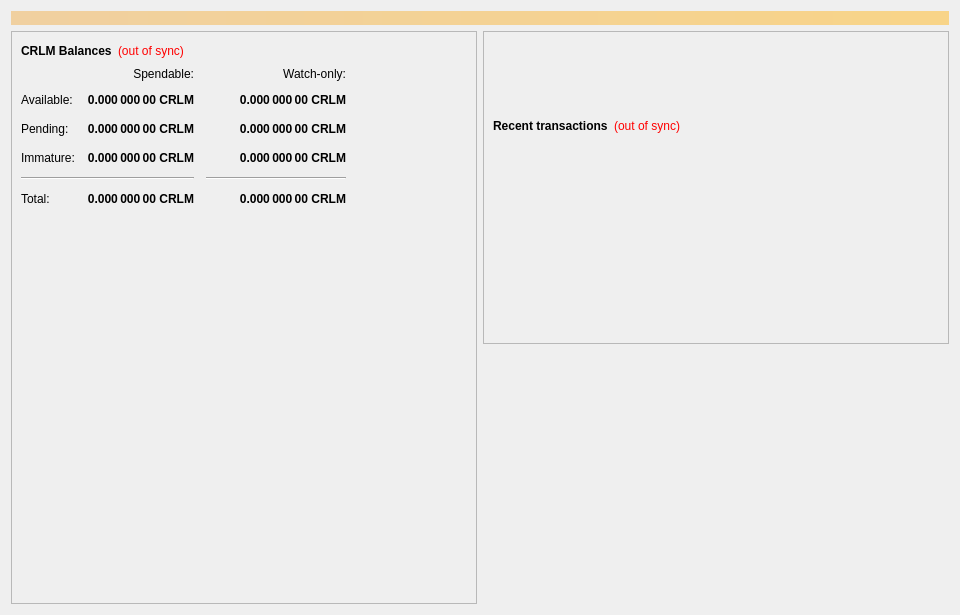
<?xml version="1.0" encoding="UTF-8"?>
<ui version="4.0">
 <class>OverviewPage</class>
 <widget class="QWidget" name="OverviewPage">
  <property name="geometry">
   <rect>
    <x>0</x>
    <y>0</y>
    <width>960</width>
    <height>615</height>
   </rect>
  </property>
  <property name="minimumSize">
   <size>
    <width>960</width>
    <height>0</height>
   </size>
  </property>
  <property name="windowTitle">
   <string>Form</string>
  </property>
  <layout class="QVBoxLayout" name="topLayout">
   <item>
    <widget class="QLabel" name="labelAlerts">
     <property name="visible">
      <bool>false</bool>
     </property>
     <property name="styleSheet">
      <string notr="true">background-color: qlineargradient(x1: 0, y1: 0, x2: 1, y2: 0, stop:0 #F0D0A0, stop:1 #F8D488); color:#000000;</string>
     </property>
     <property name="wordWrap">
      <bool>true</bool>
     </property>
     <property name="margin">
      <number>3</number>
     </property>
    </widget>
   </item>
   <item>
    <layout class="QHBoxLayout" name="horizontalLayout" stretch="1,1">
     <item>
      <layout class="QVBoxLayout" name="verticalLayout_2">
       <item>
        <widget class="QFrame" name="frame">
         <property name="frameShape">
          <enum>QFrame::StyledPanel</enum>
         </property>
         <property name="frameShadow">
          <enum>QFrame::Raised</enum>
         </property>
         <layout class="QVBoxLayout" name="verticalLayout_4">
          <item>
           <layout class="QHBoxLayout" name="horizontalLayout_4">
            <item>
             <widget class="QLabel" name="label_5">
              <property name="font">
               <font>
                <weight>75</weight>
                <bold>true</bold>
               </font>
              </property>
              <property name="text">
               <string>CRLM Balances</string>
              </property>
             </widget>
            </item>
            <item>
             <widget class="QLabel" name="labelWalletStatus">
              <property name="cursor">
               <cursorShape>WhatsThisCursor</cursorShape>
              </property>
              <property name="toolTip">
               <string>The displayed information may be out of date. Your wallet automatically synchronizes with the Corallium network after a connection is established, but this process has not completed yet.</string>
              </property>
              <property name="styleSheet">
               <string notr="true">QLabel { color: red; }</string>
              </property>
              <property name="text">
               <string notr="true">(out of sync)</string>
              </property>
              <property name="alignment">
               <set>Qt::AlignLeading|Qt::AlignLeft|Qt::AlignVCenter</set>
              </property>
             </widget>
            </item>
            <item>
             <spacer name="horizontalSpacer_3">
              <property name="orientation">
               <enum>Qt::Horizontal</enum>
              </property>
              <property name="sizeHint" stdset="0">
               <size>
                <width>40</width>
                <height>20</height>
               </size>
              </property>
             </spacer>
            </item>
           </layout>
          </item>
          <item>
           <layout class="QGridLayout" name="gridLayout">
            <property name="spacing">
             <number>12</number>
            </property>
            <item row="2" column="2">
             <widget class="QLabel" name="labelWatchPending">
              <property name="font">
               <font>
                <weight>75</weight>
                <bold>true</bold>
               </font>
              </property>
              <property name="cursor">
               <cursorShape>IBeamCursor</cursorShape>
              </property>
              <property name="toolTip">
               <string>Unconfirmed transactions to watch-only addresses</string>
              </property>
              <property name="text">
               <string notr="true">0.000 000 00 CRLM</string>
              </property>
              <property name="alignment">
               <set>Qt::AlignRight|Qt::AlignTrailing|Qt::AlignVCenter</set>
              </property>
              <property name="textInteractionFlags">
               <set>Qt::LinksAccessibleByMouse|Qt::TextSelectableByKeyboard|Qt::TextSelectableByMouse</set>
              </property>
             </widget>
            </item>
            <item row="2" column="1">
             <widget class="QLabel" name="labelUnconfirmed">
              <property name="font">
               <font>
                <weight>75</weight>
                <bold>true</bold>
               </font>
              </property>
              <property name="cursor">
               <cursorShape>IBeamCursor</cursorShape>
              </property>
              <property name="toolTip">
               <string>Total of transactions that have yet to be confirmed, and do not yet count toward the spendable balance</string>
              </property>
              <property name="text">
               <string notr="true">0.000 000 00 CRLM</string>
              </property>
              <property name="alignment">
               <set>Qt::AlignRight|Qt::AlignTrailing|Qt::AlignVCenter</set>
              </property>
              <property name="textInteractionFlags">
               <set>Qt::LinksAccessibleByMouse|Qt::TextSelectableByKeyboard|Qt::TextSelectableByMouse</set>
              </property>
             </widget>
            </item>
            <item row="3" column="2">
             <widget class="QLabel" name="labelWatchImmature">
              <property name="font">
               <font>
                <weight>75</weight>
                <bold>true</bold>
               </font>
              </property>
              <property name="cursor">
               <cursorShape>IBeamCursor</cursorShape>
              </property>
              <property name="toolTip">
               <string>Staked or masternode rewards in watch-only addresses that has not yet matured</string>
              </property>
              <property name="text">
               <string notr="true">0.000 000 00 CRLM</string>
              </property>
              <property name="alignment">
               <set>Qt::AlignRight|Qt::AlignTrailing|Qt::AlignVCenter</set>
              </property>
              <property name="textInteractionFlags">
               <set>Qt::LinksAccessibleByMouse|Qt::TextSelectableByKeyboard|Qt::TextSelectableByMouse</set>
              </property>
             </widget>
            </item>
            <item row="4" column="0" colspan="2">
             <widget class="Line" name="lineSpendableBalance">
              <property name="orientation">
               <enum>Qt::Horizontal</enum>
              </property>
             </widget>
            </item>
            <item row="4" column="2">
             <widget class="Line" name="lineWatchBalance">
              <property name="sizePolicy">
               <sizepolicy hsizetype="Preferred" vsizetype="Fixed">
                <horstretch>0</horstretch>
                <verstretch>0</verstretch>
               </sizepolicy>
              </property>
              <property name="minimumSize">
               <size>
                <width>140</width>
                <height>0</height>
               </size>
              </property>
              <property name="orientation">
               <enum>Qt::Horizontal</enum>
              </property>
             </widget>
            </item>
            <item row="5" column="0">
             <widget class="QLabel" name="labelTotalText">
              <property name="text">
               <string>Total:</string>
              </property>
             </widget>
            </item>
            <item row="3" column="1">
             <widget class="QLabel" name="labelImmature">
              <property name="font">
               <font>
                <weight>75</weight>
                <bold>true</bold>
               </font>
              </property>
              <property name="cursor">
               <cursorShape>IBeamCursor</cursorShape>
              </property>
              <property name="toolTip">
               <string>Staked or masternode rewards that has not yet matured</string>
              </property>
              <property name="text">
               <string notr="true">0.000 000 00 CRLM</string>
              </property>
              <property name="alignment">
               <set>Qt::AlignRight|Qt::AlignTrailing|Qt::AlignVCenter</set>
              </property>
              <property name="textInteractionFlags">
               <set>Qt::LinksAccessibleByMouse|Qt::TextSelectableByKeyboard|Qt::TextSelectableByMouse</set>
              </property>
             </widget>
            </item>
            <item row="2" column="3">
             <spacer name="horizontalSpacer_2">
              <property name="orientation">
               <enum>Qt::Horizontal</enum>
              </property>
              <property name="sizeHint" stdset="0">
               <size>
                <width>40</width>
                <height>20</height>
               </size>
              </property>
             </spacer>
            </item>
            <item row="3" column="0">
             <widget class="QLabel" name="labelImmatureText">
              <property name="text">
               <string>Immature:</string>
              </property>
             </widget>
            </item>
            <item row="5" column="1">
             <widget class="QLabel" name="labelTotal">
              <property name="font">
               <font>
                <weight>75</weight>
                <bold>true</bold>
               </font>
              </property>
              <property name="cursor">
               <cursorShape>IBeamCursor</cursorShape>
              </property>
              <property name="toolTip">
               <string>Your current total balance</string>
              </property>
              <property name="text">
               <string notr="true">0.000 000 00 CRLM</string>
              </property>
              <property name="alignment">
               <set>Qt::AlignRight|Qt::AlignTrailing|Qt::AlignVCenter</set>
              </property>
              <property name="textInteractionFlags">
               <set>Qt::LinksAccessibleByMouse|Qt::TextSelectableByKeyboard|Qt::TextSelectableByMouse</set>
              </property>
             </widget>
            </item>
            <item row="5" column="2">
             <widget class="QLabel" name="labelWatchTotal">
              <property name="font">
               <font>
                <weight>75</weight>
                <bold>true</bold>
               </font>
              </property>
              <property name="cursor">
               <cursorShape>IBeamCursor</cursorShape>
              </property>
              <property name="toolTip">
               <string>Current total balance in watch-only addresses</string>
              </property>
              <property name="text">
               <string notr="true">0.000 000 00 CRLM</string>
              </property>
              <property name="alignment">
               <set>Qt::AlignRight|Qt::AlignTrailing|Qt::AlignVCenter</set>
              </property>
              <property name="textInteractionFlags">
               <set>Qt::LinksAccessibleByMouse|Qt::TextSelectableByKeyboard|Qt::TextSelectableByMouse</set>
              </property>
             </widget>
            </item>
            <item row="0" column="2">
             <widget class="QLabel" name="labelWatchonly">
              <property name="text">
               <string>Watch-only:</string>
              </property>
              <property name="alignment">
               <set>Qt::AlignRight|Qt::AlignTrailing|Qt::AlignVCenter</set>
              </property>
             </widget>
            </item>
            <item row="1" column="0">
             <widget class="QLabel" name="labelBalanceText">
              <property name="text">
               <string>Available:</string>
              </property>
             </widget>
            </item>
            <item row="1" column="1">
             <widget class="QLabel" name="labelBalance">
              <property name="font">
               <font>
                <weight>75</weight>
                <bold>true</bold>
               </font>
              </property>
              <property name="cursor">
               <cursorShape>IBeamCursor</cursorShape>
              </property>
              <property name="toolTip">
               <string>Your current spendable balance</string>
              </property>
              <property name="text">
               <string notr="true">0.000 000 00 CRLM</string>
              </property>
              <property name="alignment">
               <set>Qt::AlignRight|Qt::AlignTrailing|Qt::AlignVCenter</set>
              </property>
              <property name="textInteractionFlags">
               <set>Qt::LinksAccessibleByMouse|Qt::TextSelectableByKeyboard|Qt::TextSelectableByMouse</set>
              </property>
             </widget>
            </item>
            <item row="1" column="2">
             <widget class="QLabel" name="labelWatchAvailable">
              <property name="font">
               <font>
                <weight>75</weight>
                <bold>true</bold>
               </font>
              </property>
              <property name="cursor">
               <cursorShape>IBeamCursor</cursorShape>
              </property>
              <property name="toolTip">
               <string>Your current balance in watch-only addresses</string>
              </property>
              <property name="text">
               <string notr="true">0.000 000 00 CRLM</string>
              </property>
              <property name="alignment">
               <set>Qt::AlignRight|Qt::AlignTrailing|Qt::AlignVCenter</set>
              </property>
              <property name="textInteractionFlags">
               <set>Qt::LinksAccessibleByMouse|Qt::TextSelectableByKeyboard|Qt::TextSelectableByMouse</set>
              </property>
             </widget>
            </item>
            <item row="2" column="0">
             <widget class="QLabel" name="labelPendingText">
              <property name="text">
               <string>Pending:</string>
              </property>
             </widget>
            </item>
            <item row="0" column="1">
             <widget class="QLabel" name="labelSpendable">
              <property name="text">
               <string>Spendable:</string>
              </property>
              <property name="alignment">
               <set>Qt::AlignRight|Qt::AlignTrailing|Qt::AlignVCenter</set>
              </property>
             </widget>
            </item>
           </layout>
          </item>
          <item>
           <spacer name="verticalSpacer_4">
            <property name="orientation">
             <enum>Qt::Vertical</enum>
            </property>
            <property name="sizeHint" stdset="0">
             <size>
              <width>20</width>
              <height>40</height>
             </size>
            </property>
           </spacer>
          </item>
         </layout>
        </widget>
       </item>
      </layout>
     </item>
     <item>
      <layout class="QVBoxLayout" name="verticalLayout_3">
       <item>
        <widget class="QFrame" name="frame_2">
         <property name="frameShape">
          <enum>QFrame::StyledPanel</enum>
         </property>
         <property name="frameShadow">
          <enum>QFrame::Raised</enum>
         </property>
         <layout class="QVBoxLayout" name="verticalLayout">
          <item>
           <spacer name="verticalSpacer_3">
            <property name="orientation">
             <enum>Qt::Vertical</enum>
            </property>
            <property name="sizeType">
             <enum>QSizePolicy::Fixed</enum>
            </property>
            <property name="sizeHint" stdset="0">
             <size>
              <width>20</width>
              <height>75</height>
             </size>
            </property>
           </spacer>
          </item>
          <item>
           <layout class="QHBoxLayout" name="horizontalLayout_2">
            <item>
             <widget class="QLabel" name="label_4">
              <property name="font">
               <font>
                <weight>75</weight>
                <bold>true</bold>
               </font>
              </property>
              <property name="text">
               <string>Recent transactions</string>
              </property>
             </widget>
            </item>
            <item>
             <widget class="QLabel" name="labelTransactionsStatus">
              <property name="cursor">
               <cursorShape>WhatsThisCursor</cursorShape>
              </property>
              <property name="toolTip">
               <string>The displayed information may be out of date. Your wallet automatically synchronizes with the Corallium network after a connection is established, but this process has not completed yet.</string>
              </property>
              <property name="styleSheet">
               <string notr="true">QLabel { color: red; }</string>
              </property>
              <property name="text">
               <string notr="true">(out of sync)</string>
              </property>
              <property name="alignment">
               <set>Qt::AlignRight|Qt::AlignTrailing|Qt::AlignVCenter</set>
              </property>
             </widget>
            </item>
            <item>
             <spacer name="horizontalSpacer">
              <property name="orientation">
               <enum>Qt::Horizontal</enum>
              </property>
              <property name="sizeHint" stdset="0">
               <size>
                <width>40</width>
                <height>20</height>
               </size>
              </property>
             </spacer>
            </item>
           </layout>
          </item>
          <item>
           <widget class="QListView" name="listTransactions">
            <property name="styleSheet">
             <string notr="true">QListView { background: transparent; }</string>
            </property>
            <property name="frameShape">
             <enum>QFrame::NoFrame</enum>
            </property>
            <property name="verticalScrollBarPolicy">
             <enum>Qt::ScrollBarAlwaysOff</enum>
            </property>
            <property name="horizontalScrollBarPolicy">
             <enum>Qt::ScrollBarAlwaysOff</enum>
            </property>
            <property name="selectionMode">
             <enum>QAbstractItemView::NoSelection</enum>
            </property>
           </widget>
          </item>
         </layout>
        </widget>
       </item>
       <item>
        <spacer name="verticalSpacer_2">
         <property name="orientation">
          <enum>Qt::Vertical</enum>
         </property>
         <property name="sizeType">
          <enum>QSizePolicy::Expanding</enum>
         </property>
         <property name="sizeHint" stdset="0">
          <size>
           <width>20</width>
           <height>40</height>
          </size>
         </property>
        </spacer>
       </item>
      </layout>
     </item>
    </layout>
   </item>
  </layout>
 </widget>
 <resources/>
 <connections/>
</ui>
